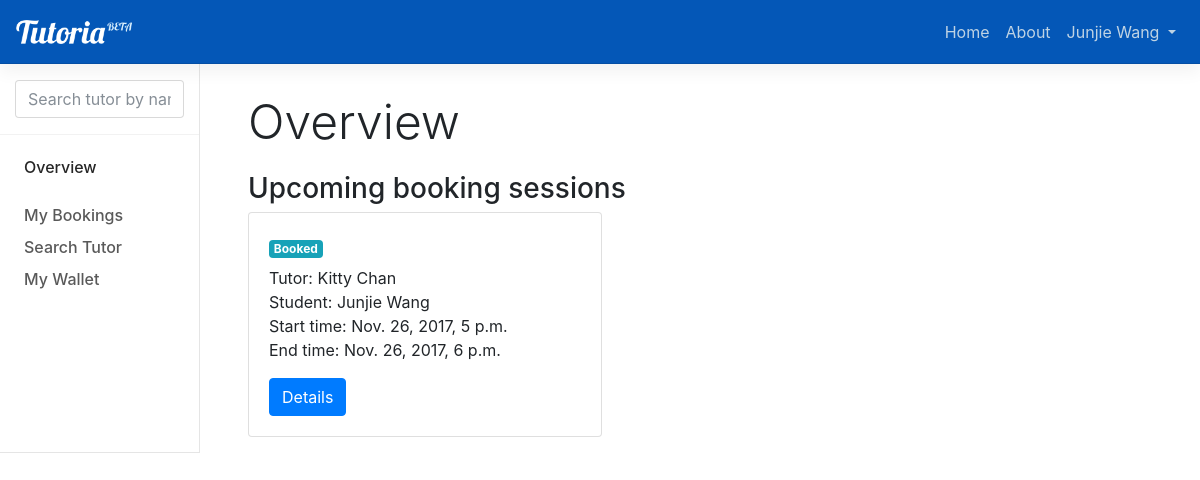
/ (signed in), run on the app's committed database.
### booking/models.py (models this page shows, shortened)
class Session(models.Model):
    student = models.ForeignKey(User, on_delete=models.CASCADE, null=True, related_name='student')
    timeslot = models.ForeignKey(Timeslot, on_delete=models.CASCADE, null=True, related_name='timeslot')
    status = models.CharField(max_length=10, default='Booked')
    topic = models.CharField(max_length=140, blank=True)
    transaction0 = models.ForeignKey(Transaction, on_delete=models.CASCADE, null=True, blank=True, related_name='transaction0')
    transaction1 = models.ForeignKey(Transaction, on_delete=models.CASCADE, null=True, blank=True, related_name='transaction1')
    commission = models.DecimalField(default=0.00, max_digits=10, decimal_places=2)

### offering/models.py (models this page shows, shortened)
class Timeslot(models.Model):
    global TIMEZONELOCAL
    tutor = models.ForeignKey(User, on_delete=models.CASCADE, null=True)
    start = models.DateTimeField()
    end = models.DateTimeField()
    status = models.CharField(max_length=20, default='Available')

### home/views.py (the view, shortened to what this page needs)
# urls.py: 2. Add a URL to urlpatterns:  url(r'^$', views.home, name='home')
@login_required
def home(request):
    utcCurrentTime = timezone.now()
    currentTime = timezone.now()
    recentTutoringSessions = Session.objects.filter(Q(timeslot__tutor = request.user) & Q(timeslot__start__gte = currentTime) & (Q(status = 'Booked') | Q(status = 'Committed')) ).order_by('timeslot__start')
    recentAttendingSessions = Session.objects.filter(Q(student = request.user) & Q(timeslot__start__gte = currentTime) &  (Q(status = 'Booked') | Q(status = 'Committed'))).order_by('timeslot__start')
    for session in recentAttendingSessions:
        startlocal = session.timeslot.start.astimezone(TIMEZONELOCAL)
        endlocal = session.timeslot.end.astimezone(TIMEZONELOCAL)
        date = startlocal.strftime('%b %d')
        startTime = startlocal.strftime('%H:%M')
        endTime = endlocal.strftime('%H:%M')
        slot_time_str = {'date':date, 'startTime':startTime, 'endTime':endTime}
        session.timeslot.slot_time_str = slot_time_str
    return render(request, 'overview.html', {'user':request.user, 'recentTutoringSessions': recentTutoringSessions[:2], 'recentAttendingSessions':recentAttendingSessions[:2]})

### tutoria/templates/overview.html (shortened to what this page needs)
{% extends 'nav.html' %}
{% block menu %}
    {% if user.is_authenticated %}
        <div class="bd-toc-item active">
            <a class="bd-toc-link" href="{% url 'home' %}">
                Overview
            </a>
        </div>
        <div class="bd-toc-item">
            <a class="bd-toc-link" href="{% url 'session' %}">
                My Bookings
            </a>
        </div>
        <div class="bd-toc-item">
            <a class="bd-toc-link" href="{% url 'search' %}">
                Search Tutor
            </a>
        </div>
        <div class="bd-toc-item">
            <a class="bd-toc-link" href="{% url 'wallet' %}">
                My Wallet
            </a>
        </div>
    {% endif %}
{% endblock %}
{% block content %}
<h1 class="bd-title">Overview</h1>
    <h3>Upcoming booking sessions</h3>
    <div class="row">
        {% for session in recentAttendingSessions %}
        <div class="col-sm-6" id="all-tutorials">
            <div class="card" >
                <div class="card-body" sessionId="{{ session.id }}">
                    <p class="card-text">Tutor: {{ session.timeslot.tutor.get_full_name }}
                    <br>Student: {{ session.student.get_full_name }}
                    <br>Start time: {{ session.timeslot.start }}
                    <br>End time: {{ session.timeslot.end }}</p>
                    <a href="/viewSession/{{session.id}}" class="btn btn-primary session-detail-btn">Details</a>
                </div>
            </div>
        </div>
        {% endfor %}
    </div>
{% endblock %}

### tutoria/templates/nav.html (shortened to what this page needs)
<!DOCTYPE html>
<html lang="en">
<head>
    <link href="/static/dist/css/bootstrap.min.css" rel="stylesheet">
    <link href="/static/assets/css/docs.min.css" rel="stylesheet">
    <link href="/static/css/nav.css" rel="stylesheet">
    <header class="navbar navbar-expand navbar-dark flex-column flex-md-row bd-navbar">
        <a class="navbar-brand mr-0 mr-md-2" href="/" aria-label="Tutoria">
            <img src="/static/assets/brand/tutoria-logo-beta-white.png" alt="brand">
        </a>
        <ul class="navbar-nav bd-navbar-nav flex-row ml-md-auto d-md-flex">
            <li class="nav-item">
                <a class="nav-link" href="/">Home</a>
            </li>
            <li class="nav-item">
                <a class="nav-link" href="{% url 'about'%}">About</a>
            </li>
            {% if user.is_authenticated %}
                <li class="nav-item dropdown">
                    <a class="nav-link dropdown-toggle" href="#" id="navbarDropdown" role="button" data-toggle="dropdown" aria-haspopup="true" aria-expanded="false">
                        <span>{{ user.get_full_name }}</span>
                    </a>
                </li>
            {% else %}
                <li class="nav-item">
                    <a class="nav-link p-2" href="{% url 'login' %}">Log In</a>
                </li>
            {% endif %}
        </ul>
    </header>
    <div class="container-fluid">
        <div class="row flex-xl-nowrap">
            <div class="col-12 col-md-3 col-xl-2 bd-sidebar">
                <form class="bd-search d-flex align-items-center" action="{% url 'search' %}" method="post">
                    <span class="algolia-autocomplete" style="position: relative; display: inline-block; direction: ltr;">
                        <input type="text" class="form-control ds-input" id="search-input" name="name" placeholder="Search tutor by name..." aria-label="Quick search"
                            autocomplete="off" spellcheck="false" role="combobox" aria-autocomplete="list" aria-expanded="false"
                            aria-labelledby="search-input" aria-owns="algolia-autocomplete-listbox-0" dir="auto" style="position: relative; vertical-align: top;">
                    </span>
                </form>
                <nav class="collapse bd-links" id="bd-docs-nav">
                    {% block menu %}
                    {% endblock %}
                </nav>
            </div>
            <main class="col-12 col-md-9 col-xl-8 py-md-3 pl-md-5 bd-content" style="min-height: 100%" role="main">
                {% block content %}
                {% endblock %}
            </main>
        </div>
    </div>
    </body>
</html>

### static/css/nav.css (style rules this page uses)
.navbar-brand { line-height: 20px; }
.navbar-brand img { height: 24px; }
.bd-navbar { background-color: #0457b7; }
.bd-navbar .navbar-nav .nav-link { color: #bfd3e4; }
.bd-title { margin-bottom: 1rem; }

### data on the page
Session: timeslot.tutor.get_full_name "Kitty Chan", student.get_full_name "Junjie Wang", timeslot.start "Nov. 26, 2017, 5 p.m.", timeslot.end "Nov. 26, 2017, 6 p.m."

### other printed values
{{ user.get_full_name }} "Junjie Wang"
